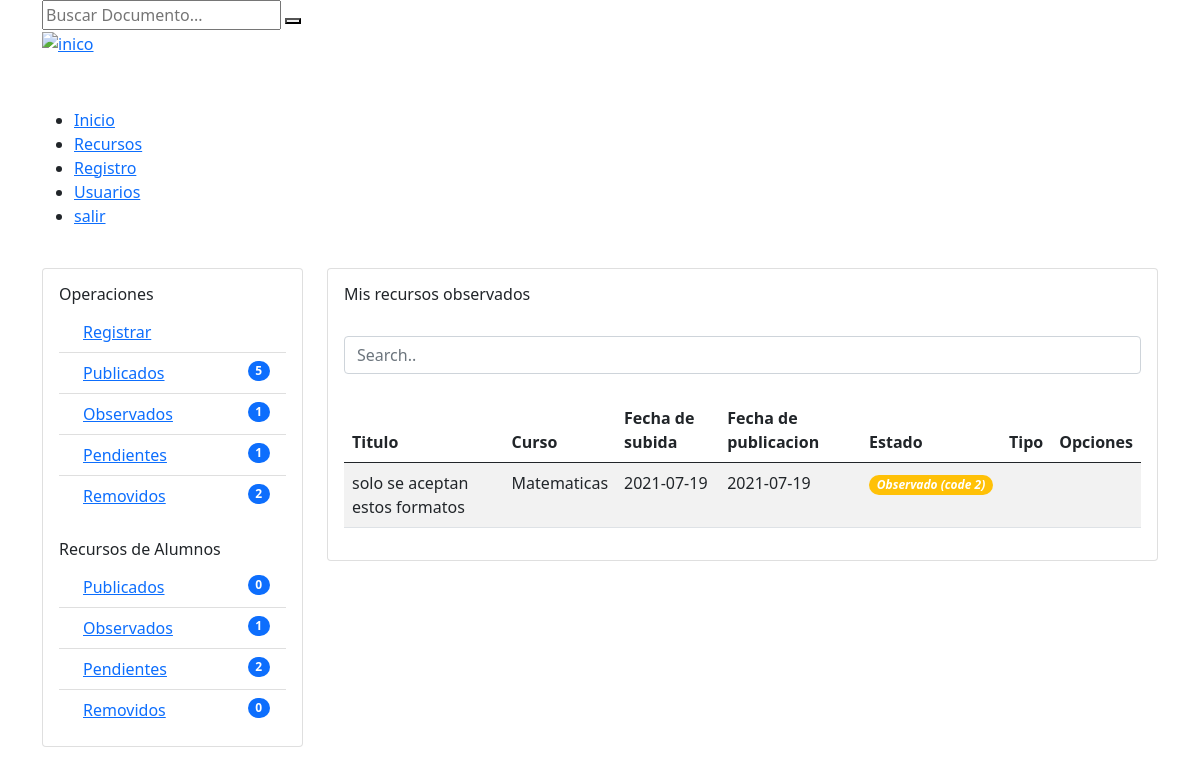
Screenshot of /observed (signed in) with the database file from the repository.
### tables this page shows
CREATE TABLE `archivo` (
  `id_archivo` int(11) NOT NULL,
  `nombre_archivo` varchar(100) DEFAULT NULL,
  `tema` varchar(50) DEFAULT NULL,
  `descripcion` varchar(500) DEFAULT NULL,
  `fecha_publicacion` date DEFAULT NULL,
  `fecha_subida` date DEFAULT NULL,
  `fecha_baja` date DEFAULT NULL,
  `estado` int(1) DEFAULT NULL,
  `ubicacion` varchar(200) DEFAULT NULL,
  `id_persona` int(11) DEFAULT NULL,
  `id_seccion` int(11) DEFAULT NULL,
  `id_tipo` int(11) DEFAULT NULL,
  `id_categoria` int(11) DEFAULT NULL,
  `id_materia` int(11) DEFAULT NULL
);

CREATE TABLE `materia` (
  `id_materia` int(11) NOT NULL,
  `nombre_materia` varchar(20) DEFAULT NULL,
  `id_seccion` int(11) DEFAULT NULL
);

### Controller/ViewController.php (called while the page is built, shortened)
<?php
	class viewController extends viewModel{
		public function index(){
			return require_once "./View/home.php";
		}
	}
?>

### index.php (called while the page is built, shortened)
<?php
	require_once "./Controller/ViewController.php";
	$plantilla = new viewController();
	$plantilla->index();
?>

### Config/main.php (called while the page is built, shortened)
<?php
class mainModel{
		protected function conectar(){
			try{
				$link = new PDO(SGBD,USER,PASS);
			}catch (Exeption $e){
                echo "Error al conectar a la base de datos error: ".$e;
			}
			return $link;
		}
		protected function consulta_simple($consulta){
			$respuesta = self::conectar()->prepare($consulta);
            $respuesta->execute();
			return $respuesta;
		}
		protected function clear_string($cadena){
			$cadena = trim($cadena);
            $cadena = stripcslashes($cadena);
            $cadena = str_ireplace("<script>","",$cadena);
            $cadena = str_ireplace("</script>","",$cadena);
            $cadena = str_ireplace("<script src","",$cadena);
            $cadena = str_ireplace("<script type=","",$cadena);
            $cadena = str_ireplace("SELECT * FROM","",$cadena);
            $cadena = str_ireplace("DELETE FROM","",$cadena);
            $cadena = str_ireplace("INSERT INTO","",$cadena);
            $cadena = str_ireplace("--","",$cadena);
            $cadena = str_ireplace("^","",$cadena);
            $cadena = str_ireplace("[","",$cadena);
            $cadena = str_ireplace("]","",$cadena);
			$cadena = str_ireplace("==","",$cadena);
			$cadena = str_ireplace("=","",$cadena);
            return $cadena;
		}
    }
?>

### Controller/resourceController.php (called while the page is built, shortened)
<?php
    if($peticionAjax){
        require_once "../Model/resourceModel.php";
    }else{
        require_once "./Model/resourceModel.php";
    }
    class resourceController extends resourceModel{
        public function count_resources($dato){
            $codigo = mainModel::clear_string($dato);
            $resultado = resourceModel::count_resources_M($codigo);
            return $resultado;
        }
        public function my_resources($dato1,$dato2){
            $code = mainModel::clear_string($dato1);
            $type = mainModel::clear_string($dato2);
            $resultado = resourceModel::my_resources_m($code,$type);
            return $resultado;
        }
        public function counters(){
            $consulta = resourceModel::counters_();
            return $consulta;
        }
    }
?>

### Model/resourceModel.php (called while the page is built, shortened)
<?php
    if($peticionAjax){
        require_once "../Config/main.php";
    }else{
        require_once "./Config/main.php";
    }
     class resourceModel extends mainModel{
        protected function count_resources_M($dato){
            $sql = mainModel::consulta_simple("call count_resources('".$dato."');");
            return $sql;
        }
        protected function my_resources_m($dato1,$dato2){
            $sql = mainModel::consulta_simple("call my_resources('".$dato1."',".$dato2.");");
            return $sql;
        }
        protected function counters_(){
            $sql = mainModel::consulta_simple("call counters();");
            return $sql;
        }
     }
?>

### View/Contents/observed-view.php (the view, shortened to what this page needs)
<?php
    require_once "./Controller/resourceController.php";
    $name = new resourceController();
    $counts = $name->count_resources($_SESSION['tipo_user']);
    $count = $counts->fetch();
    $resources = $name->my_resources($_SESSION['tipo_user'],2);
    $veri = $name->my_resources($_SESSION['tipo_user'],2);
    $verify = $veri->fetch();
    if(substr($_SESSION['tipo_user'],0,2) == "DC"){
        $contadores = $name->counters();
        $val = $contadores->fetch();
    }
?>
<section class="content">
    <div class="container">
        <div class="row">
            <div class="col-md-3">
                <br>
                <div class="card">
                    <div class="card-body">
                    <h6>Operaciones</h6>
                        <ol class="list-group list-group-flush">
                            <li class="list-group-item d-flex justify-content-between align-items-start">
                                <div class="ms-2 me-auto">
                                <a href="registro"><i class="icon-doc-add"></i> Registrar</a>
                                </div>
                            </li>
                            <li class="list-group-item d-flex justify-content-between align-items-start">
                                <div class="ms-2 me-auto">
                                <a href="publish"><i class="icon-publish text-success"></i> Publicados</a>
                                </div>
                                <span class="badge bg-primary rounded-pill"><?php echo $count[0]; ?></span>
                            </li>
                            <li class="list-group-item d-flex justify-content-between align-items-start">
                                <div class="ms-2 me-auto">
                                <a href="observed"><i class="icon-eye text-warning"></i> Observados</a>
                                </div>
                                <span class="badge bg-primary rounded-pill"><?php echo $count[1]; ?></span>
                            </li>
                            <li class="list-group-item d-flex justify-content-between align-items-start">
                                <div class="ms-2 me-auto">
                                <a href="pending"><i class="icon-clock text-info"></i> Pendientes</a>
                                </div>
                                <span class="badge bg-primary rounded-pill"><?php echo $count[2]; ?></span>
                            </li>
                            <li class="list-group-item d-flex justify-content-between align-items-start">
                                <div class="ms-2 me-auto">
                                <a href="removed"><i class="icon-doc-remove text-danger"></i> Removidos</a>
                                </div>
                                <span class="badge bg-primary rounded-pill"><?php echo $count[3]; ?></span>
                            </li>
                        </ol>
                        <br>
                        <?php if(substr($_SESSION['tipo_user'],0,2) == "DC"){ ?>
                        <h6>Recursos de Alumnos</h6>
                        <ol class="list-group list-group-flush">
                            <li class="list-group-item d-flex justify-content-between align-items-start">
                                <div class="ms-2 me-auto">
                                <a href="publishAlumno"><i class="icon-publish text-success"></i> Publicados</a>
                                </div>
                                <span class="badge bg-primary rounded-pill"><?php echo $val[0]; ?></span>
                            </li>
                            <li class="list-group-item d-flex justify-content-between align-items-start">
                                <div class="ms-2 me-auto">
                                <a href="observedAlumno"><i class="icon-eye text-warning"></i> Observados</a>
                                </div>
                                <span class="badge bg-primary rounded-pill"><?php echo $val[1]; ?></span>
                            </li>
                            <li class="list-group-item d-flex justify-content-between align-items-start">
                                <div class="ms-2 me-auto">
                                <a href="pendingAlumno"><i class="icon-clock text-info"></i> Pendientes</a>
                                </div>
                                <span class="badge bg-primary rounded-pill"><?php echo $val[2]; ?></span>
                            </li>
                            <li class="list-group-item d-flex justify-content-between align-items-start">
                                <div class="ms-2 me-auto">
                                <a href="removedAlumno"><i class="icon-doc-remove text-danger"></i> Removidos</a>
                                </div>
                                <span class="badge bg-primary rounded-pill"><?php echo $val[3]; ?></span>
                            </li>
                        </ol>
                        <?php } ?>
                    </div>
                </div>
            </div>
            <div class="col-md-9">
                <br>
                <div class="card">
                    <div class="card-body">
                        <h6>Mis recursos observados</h6>
                        <br>
                        <?php if($resources->rowCount()>0 && $verify[0] != "no data"){ ?>
                        <input class="form-control" id="myInput" type="text" placeholder="Search..">
                        <br>
                        <div class="table-responsive">
                            <table class="table table-hover table-striped">
                                <thead>
                                <tr>
                                    <th>Titulo</th>
                                    <th>Curso</th>
                                    <th>Fecha de subida</th>
                                    <th>Fecha de publicacion</th>
                                    <th>Estado</th>
                                    <th>Tipo</th>
                                    <th>Opciones</th>
                                </tr>
                                </thead>
                                <tbody id="myTable">
                                    <?php while($lista = $resources->fetch()){ ?>
                                <tr>
                                    <td><?php echo $lista[0]; ?></td>
                                    <td><?php echo $lista[1]; ?></td>
                                    <td><?php echo $lista[2]; ?></td>
                                    <td><?php echo $lista[3]; ?></td>
                                    <td><i class="badge bg-warning rounded-pill">Observado (code <?php echo $lista[4]; ?>)</i></td>
                                    <?php
                                        if($lista[5] == 'Docx.'){
                                            $icon = 'word';
                                        }else if($lista[5] == 'PDF.'){
                                            $icon = 'pdf';
                                        }else{
                                            $icon = 'excel';
                                        }
                                    ?>
                                    <td><i class="icon-file-<?php echo $icon; ?>"></i></td>
                                    <td><?php if(substr($_SESSION['tipo_user'],0,2) == "DC"){ ?>
                                        <form action="edith" method="post">
                                        </form>
                                        <?php }else if(substr($_SESSION['tipo_user'],0,2) == "AL"){ ?>
                                        <form action="reading" method="post">
                                            <label for="<?php echo $lista[6]; ?>" class="icon-eye"></label>
                                            <input style="display:none;" type="submit" value="<?php echo $lista[6]; ?>" name="send" id="<?php echo $lista[6]; ?>">
                                        </form>
                                        <?php } ?>
                                    </td>
                                </tr>
                                <?php } ?>
                                </tbody>
                            </table>
                        </div>
                        <?php }else{ ?>
                            <p> <i class='icon-warning text-warning'></i> !No se encontraron Resultados...¡</p>
                        <?php } ?>
                    </div>
                </div>
            </div>
        </div>
    </div>
</section>

### rows the page displays
archivo: nombre_archivo "solo se aceptan estos formatos", id_materia.nombre_materia "Matematicas", fecha_subida "2021-07-19", fecha_publicacion "2021-07-19", estado "2"

### other values shown
$count[0] "5"
$count[1] "1"
$count[2] "1"
$count[3] "2"
$val[0] "0"
$val[1] "1"
$val[2] "2"
$val[3] "0"
